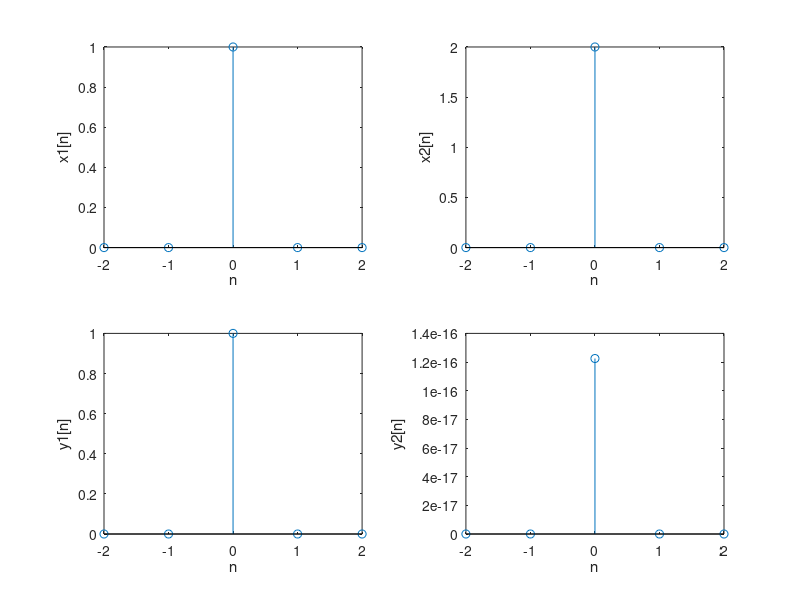

This figure's MATLAB source:
n=[-2:2];
x1=[0 0 1 0 0];
x2=[0 0 2 0 0];
y1=sin((pi/2)*x1);
y2=sin((pi/2)*x2);

subplot(2,2,1);
stem(n,x1);xlabel('n');ylabel('x1[n]');
subplot(2,2,2);
stem(n,x2);xlabel('n');ylabel('x2[n]');
subplot(2,2,3);
stem(n,y1);xlabel('n');ylabel('y1[n]');
subplot(2,2,4);
stem(n,y2);xlabel('n');ylabel('y2[n]');